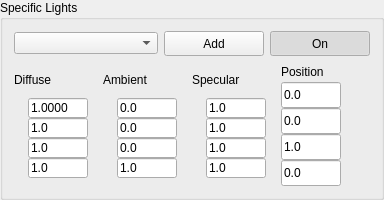
             <widget class="QGroupBox" name="groupBox_2">
              <property name="sizePolicy">
               <sizepolicy hsizetype="Preferred" vsizetype="Fixed">
                <horstretch>0</horstretch>
                <verstretch>0</verstretch>
               </sizepolicy>
              </property>
              <property name="minimumSize">
               <size>
                <width>0</width>
                <height>200</height>
               </size>
              </property>
              <property name="maximumSize">
               <size>
                <width>350</width>
                <height>300</height>
               </size>
              </property>
              <property name="title">
               <string>Specific Lights</string>
              </property>
              <layout class="QVBoxLayout" name="verticalLayout_24">
               <item>
                <layout class="QVBoxLayout" name="verticalLayout_13">
                 <item>
                  <layout class="QHBoxLayout" name="horizontalLayout">
                   <item>
                    <widget class="QComboBox" name="lights_list"/>
                   </item>
                   <item>
                    <widget class="QPushButton" name="addLight">
                     <property name="minimumSize">
                      <size>
                       <width>0</width>
                       <height>25</height>
                      </size>
                     </property>
                     <property name="maximumSize">
                      <size>
                       <width>100</width>
                       <height>25</height>
                      </size>
                     </property>
                     <property name="text">
                      <string>Add</string>
                     </property>
                     <property name="autoDefault">
                      <bool>false</bool>
                     </property>
                    </widget>
                   </item>
                   <item>
                    <widget class="QPushButton" name="disableLight">
                     <property name="minimumSize">
                      <size>
                       <width>0</width>
                       <height>25</height>
                      </size>
                     </property>
                     <property name="maximumSize">
                      <size>
                       <width>100</width>
                       <height>25</height>
                      </size>
                     </property>
                     <property name="text">
                      <string>On</string>
                     </property>
                     <property name="checkable">
                      <bool>true</bool>
                     </property>
                     <property name="checked">
                      <bool>true</bool>
                     </property>
                     <property name="autoDefault">
                      <bool>false</bool>
                     </property>
                    </widget>
                   </item>
                  </layout>
                 </item>
                 <item>
                  <layout class="QHBoxLayout" name="horizontalLayout_5">
                   <property name="spacing">
                    <number>0</number>
                   </property>
                   <item>
                    <layout class="QVBoxLayout" name="verticalLayout_20">
                     <property name="spacing">
                      <number>0</number>
                     </property>
                     <item>
                      <widget class="QLabel" name="label_3">
                       <property name="sizePolicy">
                        <sizepolicy hsizetype="Fixed" vsizetype="Preferred">
                         <horstretch>0</horstretch>
                         <verstretch>0</verstretch>
                        </sizepolicy>
                       </property>
                       <property name="minimumSize">
                        <size>
                         <width>89</width>
                         <height>0</height>
                        </size>
                       </property>
                       <property name="maximumSize">
                        <size>
                         <width>86</width>
                         <height>20</height>
                        </size>
                       </property>
                       <property name="text">
                        <string>Diffuse</string>
                       </property>
                       <property name="alignment">
                        <set>Qt::AlignLeading|Qt::AlignLeft|Qt::AlignVCenter</set>
                       </property>
                      </widget>
                     </item>
                     <item>
                      <layout class="QHBoxLayout" name="horizontalLayout_3">
                       <property name="spacing">
                        <number>0</number>
                       </property>
                       <item>
                        <spacer name="horizontalSpacer">
                         <property name="orientation">
                          <enum>Qt::Horizontal</enum>
                         </property>
                         <property name="sizeHint" stdset="0">
                          <size>
                           <width>40</width>
                           <height>20</height>
                          </size>
                         </property>
                        </spacer>
                       </item>
                       <item>
                        <layout class="QVBoxLayout" name="verticalLayout_17">
                         <property name="spacing">
                          <number>0</number>
                         </property>
                         <item>
                          <widget class="QLineEdit" name="dif_r">
                           <property name="sizePolicy">
                            <sizepolicy hsizetype="Fixed" vsizetype="Fixed">
                             <horstretch>0</horstretch>
                             <verstretch>0</verstretch>
                            </sizepolicy>
                           </property>
                           <property name="minimumSize">
                            <size>
                             <width>60</width>
                             <height>0</height>
                            </size>
                           </property>
                           <property name="maximumSize">
                            <size>
                             <width>60</width>
                             <height>20</height>
                            </size>
                           </property>
                           <property name="text">
                            <string>1.0000</string>
                           </property>
                          </widget>
                         </item>
                         <item>
                          <widget class="QLineEdit" name="dif_g">
                           <property name="sizePolicy">
                            <sizepolicy hsizetype="Fixed" vsizetype="Fixed">
                             <horstretch>0</horstretch>
                             <verstretch>0</verstretch>
                            </sizepolicy>
                           </property>
                           <property name="minimumSize">
                            <size>
                             <width>60</width>
                             <height>0</height>
                            </size>
                           </property>
                           <property name="maximumSize">
                            <size>
                             <width>60</width>
                             <height>20</height>
                            </size>
                           </property>
                           <property name="text">
                            <string>1.0</string>
                           </property>
                          </widget>
                         </item>
                         <item>
                          <widget class="QLineEdit" name="dif_b">
                           <property name="sizePolicy">
                            <sizepolicy hsizetype="Fixed" vsizetype="Fixed">
                             <horstretch>0</horstretch>
                             <verstretch>0</verstretch>
                            </sizepolicy>
                           </property>
                           <property name="minimumSize">
                            <size>
                             <width>60</width>
                             <height>0</height>
                            </size>
                           </property>
                           <property name="maximumSize">
                            <size>
                             <width>60</width>
                             <height>20</height>
                            </size>
                           </property>
                           <property name="text">
                            <string>1.0</string>
                           </property>
                          </widget>
                         </item>
                         <item>
                          <widget class="QLineEdit" name="dif_a">
                           <property name="sizePolicy">
                            <sizepolicy hsizetype="Fixed" vsizetype="Fixed">
                             <horstretch>0</horstretch>
                             <verstretch>0</verstretch>
                            </sizepolicy>
                           </property>
                           <property name="minimumSize">
                            <size>
                             <width>60</width>
                             <height>0</height>
                            </size>
                           </property>
                           <property name="maximumSize">
                            <size>
                             <width>60</width>
                             <height>20</height>
                            </size>
                           </property>
                           <property name="text">
                            <string>1.0</string>
                           </property>
                          </widget>
                         </item>
                        </layout>
                       </item>
                       <item>
                        <spacer name="horizontalSpacer_18">
                         <property name="orientation">
                          <enum>Qt::Horizontal</enum>
                         </property>
                         <property name="sizeHint" stdset="0">
                          <size>
                           <width>40</width>
                           <height>20</height>
                          </size>
                         </property>
                        </spacer>
                       </item>
                      </layout>
                     </item>
                    </layout>
                   </item>
                   <item>
                    <layout class="QVBoxLayout" name="verticalLayout_12">
                     <property name="spacing">
                      <number>0</number>
                     </property>
                     <item>
                      <widget class="QLabel" name="label_2">
                       <property name="sizePolicy">
                        <sizepolicy hsizetype="Fixed" vsizetype="Preferred">
                         <horstretch>0</horstretch>
                         <verstretch>0</verstretch>
                        </sizepolicy>
                       </property>
                       <property name="minimumSize">
                        <size>
                         <width>89</width>
                         <height>0</height>
                        </size>
                       </property>
                       <property name="maximumSize">
                        <size>
                         <width>86</width>
                         <height>20</height>
                        </size>
                       </property>
                       <property name="text">
                        <string>Ambient</string>
                       </property>
                      </widget>
                     </item>
                     <item>
                      <layout class="QHBoxLayout" name="horizontalLayout_2">
                       <property name="spacing">
                        <number>0</number>
                       </property>
                       <item>
                        <spacer name="horizontalSpacer_17">
                         <property name="orientation">
                          <enum>Qt::Horizontal</enum>
                         </property>
                         <property name="sizeHint" stdset="0">
                          <size>
                           <width>40</width>
                           <height>20</height>
                          </size>
                         </property>
                        </spacer>
                       </item>
                       <item>
                        <layout class="QVBoxLayout" name="verticalLayout_16">
                         <property name="spacing">
                          <number>0</number>
                         </property>
                         <item>
                          <widget class="QLineEdit" name="amb_r">
                           <property name="sizePolicy">
                            <sizepolicy hsizetype="Fixed" vsizetype="Fixed">
                             <horstretch>0</horstretch>
                             <verstretch>0</verstretch>
                            </sizepolicy>
                           </property>
                           <property name="minimumSize">
                            <size>
                             <width>60</width>
                             <height>0</height>
                            </size>
                           </property>
                           <property name="maximumSize">
                            <size>
                             <width>60</width>
                             <height>20</height>
                            </size>
                           </property>
                           <property name="text">
                            <string>0.0</string>
                           </property>
                          </widget>
                         </item>
                         <item>
                          <widget class="QLineEdit" name="amb_g">
                           <property name="sizePolicy">
                            <sizepolicy hsizetype="Fixed" vsizetype="Fixed">
                             <horstretch>0</horstretch>
                             <verstretch>0</verstretch>
                            </sizepolicy>
                           </property>
                           <property name="minimumSize">
                            <size>
                             <width>60</width>
                             <height>0</height>
                            </size>
                           </property>
                           <property name="maximumSize">
                            <size>
                             <width>60</width>
                             <height>20</height>
                            </size>
                           </property>
                           <property name="text">
                            <string>0.0</string>
                           </property>
                          </widget>
                         </item>
                         <item>
                          <widget class="QLineEdit" name="amb_b">
                           <property name="sizePolicy">
                            <sizepolicy hsizetype="Fixed" vsizetype="Fixed">
                             <horstretch>0</horstretch>
                             <verstretch>0</verstretch>
                            </sizepolicy>
                           </property>
                           <property name="minimumSize">
                            <size>
                             <width>60</width>
                             <height>0</height>
                            </size>
                           </property>
                           <property name="maximumSize">
                            <size>
                             <width>60</width>
                             <height>20</height>
                            </size>
                           </property>
                           <property name="text">
                            <string>0.0</string>
                           </property>
                          </widget>
                         </item>
                         <item>
                          <widget class="QLineEdit" name="amb_a">
                           <property name="sizePolicy">
                            <sizepolicy hsizetype="Fixed" vsizetype="Fixed">
                             <horstretch>0</horstretch>
                             <verstretch>0</verstretch>
                            </sizepolicy>
                           </property>
                           <property name="minimumSize">
                            <size>
                             <width>60</width>
                             <height>0</height>
                            </size>
                           </property>
                           <property name="maximumSize">
                            <size>
                             <width>60</width>
                             <height>20</height>
                            </size>
                           </property>
                           <property name="text">
                            <string>1.0</string>
                           </property>
                          </widget>
                         </item>
                        </layout>
                       </item>
                       <item>
                        <spacer name="horizontalSpacer_7">
                         <property name="orientation">
                          <enum>Qt::Horizontal</enum>
                         </property>
                         <property name="sizeHint" stdset="0">
                          <size>
                           <width>40</width>
                           <height>20</height>
                          </size>
                         </property>
                        </spacer>
                       </item>
                      </layout>
                     </item>
                    </layout>
                   </item>
                   <item>
                    <layout class="QVBoxLayout" name="verticalLayout_21">
                     <property name="spacing">
                      <number>0</number>
                     </property>
                     <item>
                      <widget class="QLabel" name="label_4">
                       <property name="sizePolicy">
                        <sizepolicy hsizetype="Fixed" vsizetype="Preferred">
                         <horstretch>0</horstretch>
                         <verstretch>0</verstretch>
                        </sizepolicy>
                       </property>
                       <property name="minimumSize">
                        <size>
                         <width>89</width>
                         <height>0</height>
                        </size>
                       </property>
                       <property name="maximumSize">
                        <size>
                         <width>86</width>
                         <height>20</height>
                        </size>
                       </property>
                       <property name="text">
                        <string>Specular</string>
                       </property>
                      </widget>
                     </item>
                     <item>
                      <layout class="QHBoxLayout" name="horizontalLayout_4">
                       <property name="spacing">
                        <number>0</number>
                       </property>
                       <item>
                        <spacer name="horizontalSpacer_19">
                         <property name="orientation">
                          <enum>Qt::Horizontal</enum>
                         </property>
                         <property name="sizeHint" stdset="0">
                          <size>
                           <width>40</width>
                           <height>20</height>
                          </size>
                         </property>
                        </spacer>
                       </item>
                       <item>
                        <layout class="QVBoxLayout" name="verticalLayout_18">
                         <property name="spacing">
                          <number>0</number>
                         </property>
                         <item>
                          <widget class="QLineEdit" name="spec_r">
                           <property name="sizePolicy">
                            <sizepolicy hsizetype="Fixed" vsizetype="Fixed">
                             <horstretch>0</horstretch>
                             <verstretch>0</verstretch>
                            </sizepolicy>
                           </property>
                           <property name="minimumSize">
                            <size>
                             <width>60</width>
                             <height>0</height>
                            </size>
                           </property>
                           <property name="maximumSize">
                            <size>
                             <width>60</width>
                             <height>20</height>
                            </size>
                           </property>
                           <property name="text">
                            <string>1.0</string>
                           </property>
                          </widget>
                         </item>
                         <item>
                          <widget class="QLineEdit" name="spec_g">
                           <property name="sizePolicy">
                            <sizepolicy hsizetype="Fixed" vsizetype="Fixed">
                             <horstretch>0</horstretch>
                             <verstretch>0</verstretch>
                            </sizepolicy>
                           </property>
                           <property name="minimumSize">
                            <size>
                             <width>60</width>
                             <height>0</height>
                            </size>
                           </property>
                           <property name="maximumSize">
                            <size>
                             <width>60</width>
                             <height>20</height>
                            </size>
                           </property>
                           <property name="text">
                            <string>1.0</string>
                           </property>
                          </widget>
                         </item>
                         <item>
                          <widget class="QLineEdit" name="spec_b">
                           <property name="sizePolicy">
                            <sizepolicy hsizetype="Fixed" vsizetype="Fixed">
                             <horstretch>0</horstretch>
                             <verstretch>0</verstretch>
                            </sizepolicy>
                           </property>
                           <property name="minimumSize">
                            <size>
                             <width>60</width>
                             <height>0</height>
                            </size>
                           </property>
                           <property name="maximumSize">
                            <size>
                             <width>60</width>
                             <height>20</height>
                            </size>
                           </property>
                           <property name="text">
                            <string>1.0</string>
                           </property>
                          </widget>
                         </item>
                         <item>
                          <widget class="QLineEdit" name="spec_a">
                           <property name="sizePolicy">
                            <sizepolicy hsizetype="Fixed" vsizetype="Fixed">
                             <horstretch>0</horstretch>
                             <verstretch>0</verstretch>
                            </sizepolicy>
                           </property>
                           <property name="minimumSize">
                            <size>
                             <width>60</width>
                             <height>0</height>
                            </size>
                           </property>
                           <property name="maximumSize">
                            <size>
                             <width>60</width>
                             <height>20</height>
                            </size>
                           </property>
                           <property name="text">
                            <string>1.0</string>
                           </property>
                          </widget>
                         </item>
                        </layout>
                       </item>
                       <item>
                        <spacer name="horizontalSpacer_20">
                         <property name="orientation">
                          <enum>Qt::Horizontal</enum>
                         </property>
                         <property name="sizeHint" stdset="0">
                          <size>
                           <width>40</width>
                           <height>20</height>
                          </size>
                         </property>
                        </spacer>
                       </item>
                      </layout>
                     </item>
                    </layout>
                   </item>
                   <item>
                    <layout class="QVBoxLayout" name="verticalLayout_19">
                     <item>
                      <widget class="QLabel" name="label_6">
                       <property name="sizePolicy">
                        <sizepolicy hsizetype="Fixed" vsizetype="Preferred">
                         <horstretch>0</horstretch>
                         <verstretch>0</verstretch>
                        </sizepolicy>
                       </property>
                       <property name="minimumSize">
                        <size>
                         <width>89</width>
                         <height>0</height>
                        </size>
                       </property>
                       <property name="maximumSize">
                        <size>
                         <width>86</width>
                         <height>20</height>
                        </size>
                       </property>
                       <property name="text">
                        <string>Position</string>
                       </property>
                      </widget>
                     </item>
                     <item>
                      <layout class="QVBoxLayout" name="verticalLayout_15">
                       <property name="spacing">
                        <number>0</number>
                       </property>
                       <item>
                        <widget class="QLineEdit" name="pos_x">
                         <property name="sizePolicy">
                          <sizepolicy hsizetype="Fixed" vsizetype="Fixed">
                           <horstretch>0</horstretch>
                           <verstretch>0</verstretch>
                          </sizepolicy>
                         </property>
                         <property name="minimumSize">
                          <size>
                           <width>60</width>
                           <height>0</height>
                          </size>
                         </property>
                         <property name="maximumSize">
                          <size>
                           <width>60</width>
                           <height>30</height>
                          </size>
                         </property>
                         <property name="text">
                          <string>0.0</string>
                         </property>
                        </widget>
                       </item>
                       <item>
                        <widget class="QLineEdit" name="pos_y">
                         <property name="sizePolicy">
                          <sizepolicy hsizetype="Fixed" vsizetype="Fixed">
                           <horstretch>0</horstretch>
                           <verstretch>0</verstretch>
                          </sizepolicy>
                         </property>
                         <property name="minimumSize">
                          <size>
                           <width>60</width>
                           <height>0</height>
                          </size>
                         </property>
                         <property name="maximumSize">
                          <size>
                           <width>60</width>
                           <height>30</height>
                          </size>
                         </property>
                         <property name="text">
                          <string>0.0</string>
                         </property>
                        </widget>
                       </item>
                       <item>
                        <widget class="QLineEdit" name="pos_z">
                         <property name="sizePolicy">
                          <sizepolicy hsizetype="Fixed" vsizetype="Fixed">
                           <horstretch>0</horstretch>
                           <verstretch>0</verstretch>
                          </sizepolicy>
                         </property>
                         <property name="minimumSize">
                          <size>
                           <width>60</width>
                           <height>0</height>
                          </size>
                         </property>
                         <property name="maximumSize">
                          <size>
                           <width>60</width>
                           <height>30</height>
                          </size>
                         </property>
                         <property name="text">
                          <string>1.0</string>
                         </property>
                        </widget>
                       </item>
                       <item>
                        <widget class="QLineEdit" name="pos_w">
                         <property name="minimumSize">
                          <size>
                           <width>60</width>
                           <height>0</height>
                          </size>
                         </property>
                         <property name="maximumSize">
                          <size>
                           <width>60</width>
                           <height>30</height>
                          </size>
                         </property>
                         <property name="text">
                          <string>0.0</string>
                         </property>
                        </widget>
                       </item>
                      </layout>
                     </item>
                    </layout>
                   </item>
                  </layout>
                 </item>
                </layout>
               </item>
              </layout>
             </widget>
